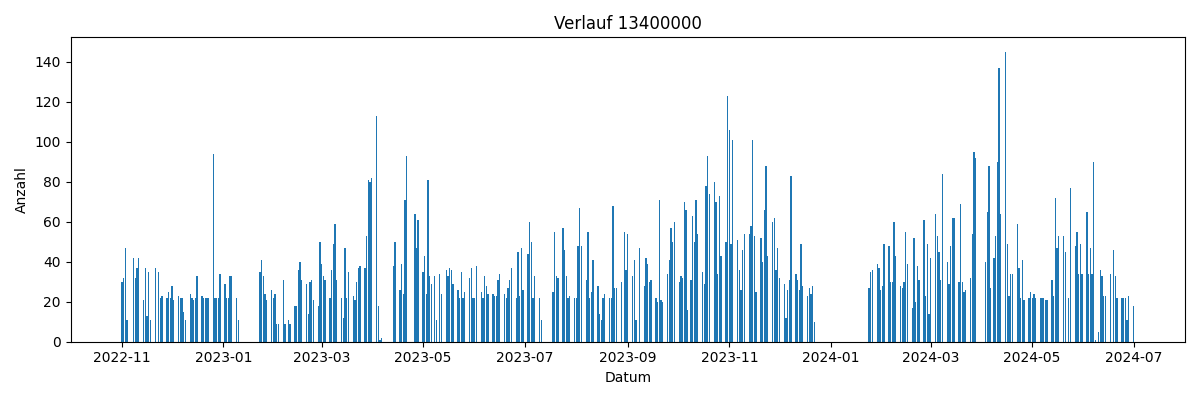
#> input picture results/plots/systemanmeldung_original/raw/13400000.png, 1200 x 400 px; its folder holds 4 pictures in this run
$ python combine_raw_log1p.py
#> lines starting #> are read from the running program, lines starting #| are printed output that depends on the picture
from pathlib import Path

from PIL import Image


folder = Path(__file__).parent


def stack(folder_name):
#> called with folder_name = 'raw'
    images = [Image.open(path).convert("RGB") for path in sorted((folder / folder_name).glob("*.png"))]
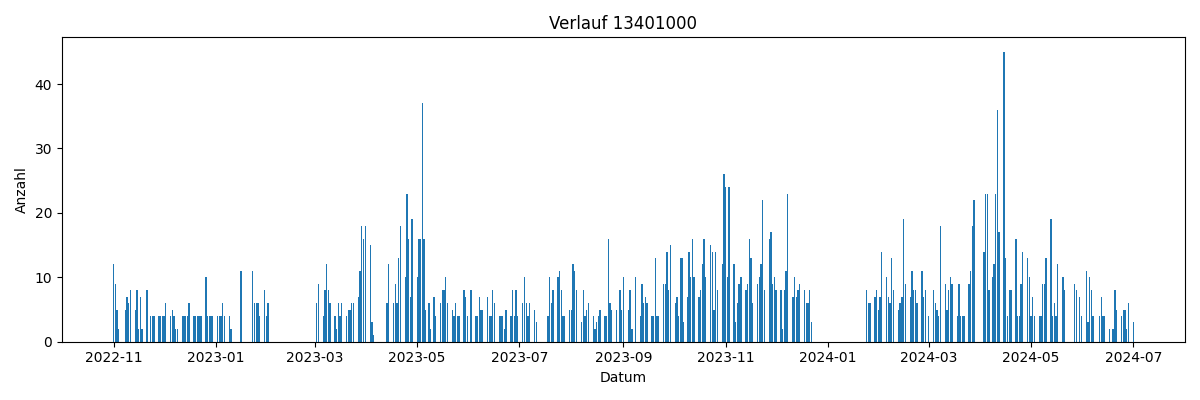
#> input picture results/plots/systemanmeldung_original/raw/13401000.png, 1200 x 400 px
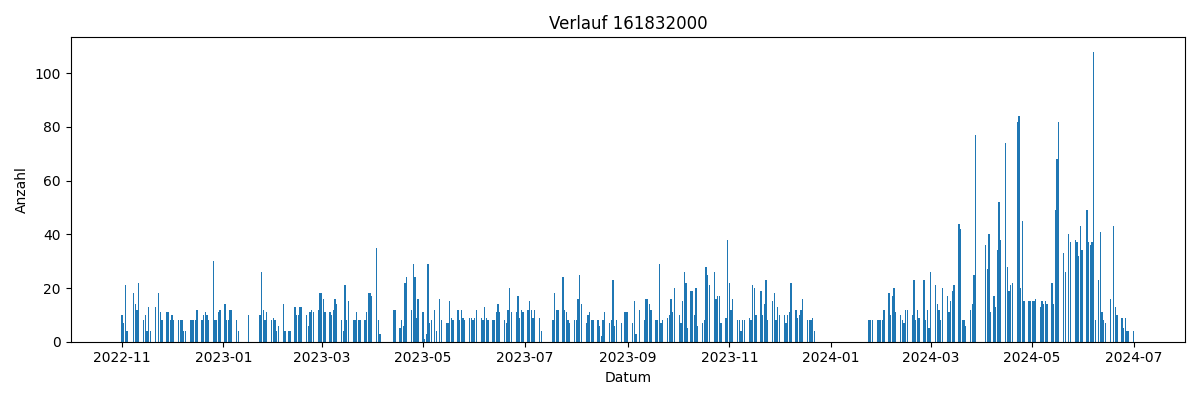
#> input picture results/plots/systemanmeldung_original/raw/161832000.png, 1200 x 400 px
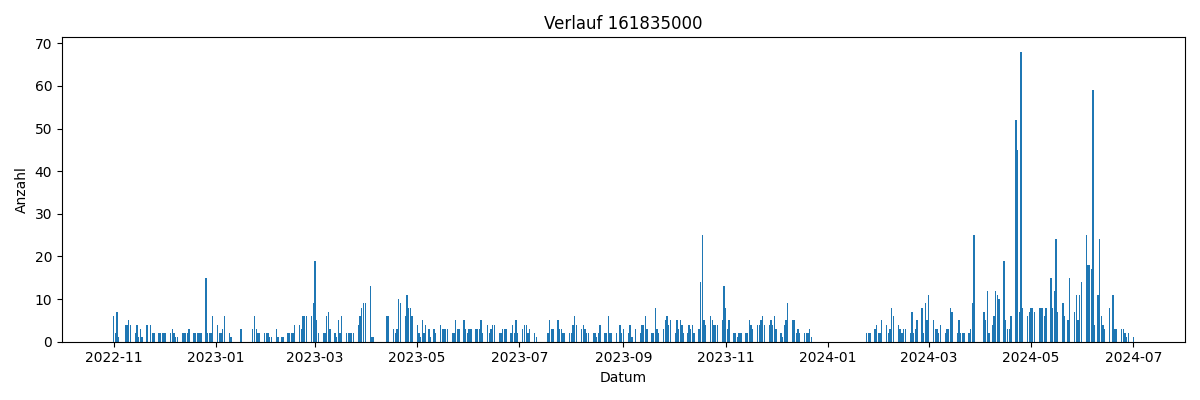
#> input picture results/plots/systemanmeldung_original/raw/161835000.png, 1200 x 400 px
#> images = 4 items

    result = Image.new(
        "RGB",
        (max(image.width for image in images), sum(image.height for image in images)),
        "white",
    )
#> result: PIL image 1200x1600 RGB; every value is 255

    y = 0
    for image in images:
        result.paste(image, (0, y))
        y += image.height
#> this loop made 4 passes
#> y on passes 1 to 4: 400, 800, 1200, 1600
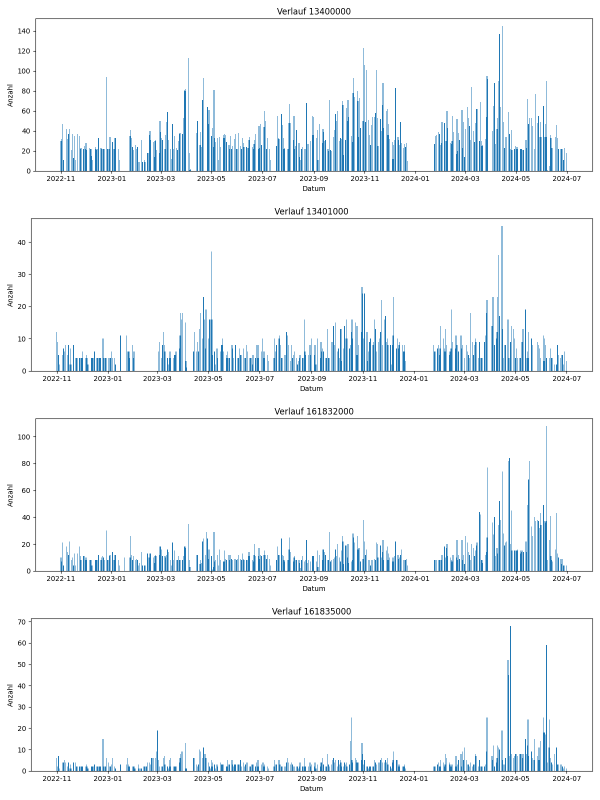
#> result: PIL image 1200x1600 RGB (shown at 1/2 size); mean R, G, B 240.4, 244.8, 247.9
#> after the loop, y = 1600

    return result


raw = stack("raw")
log1p = stack("log1p")
#> (the run stopped early here; a loop or call above may not have finished)
